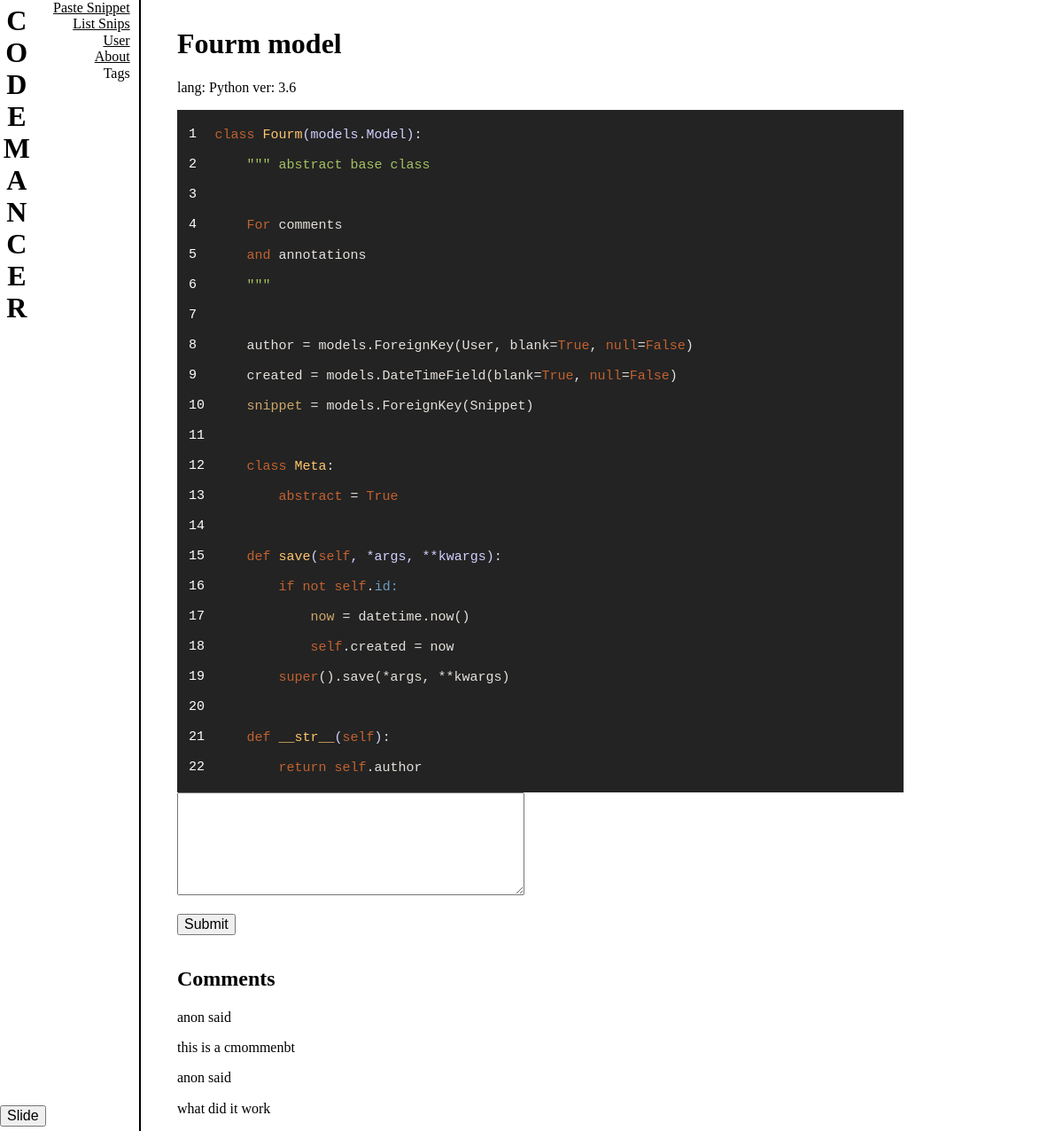
/detail/1, run on an earlier commit of the app's database.
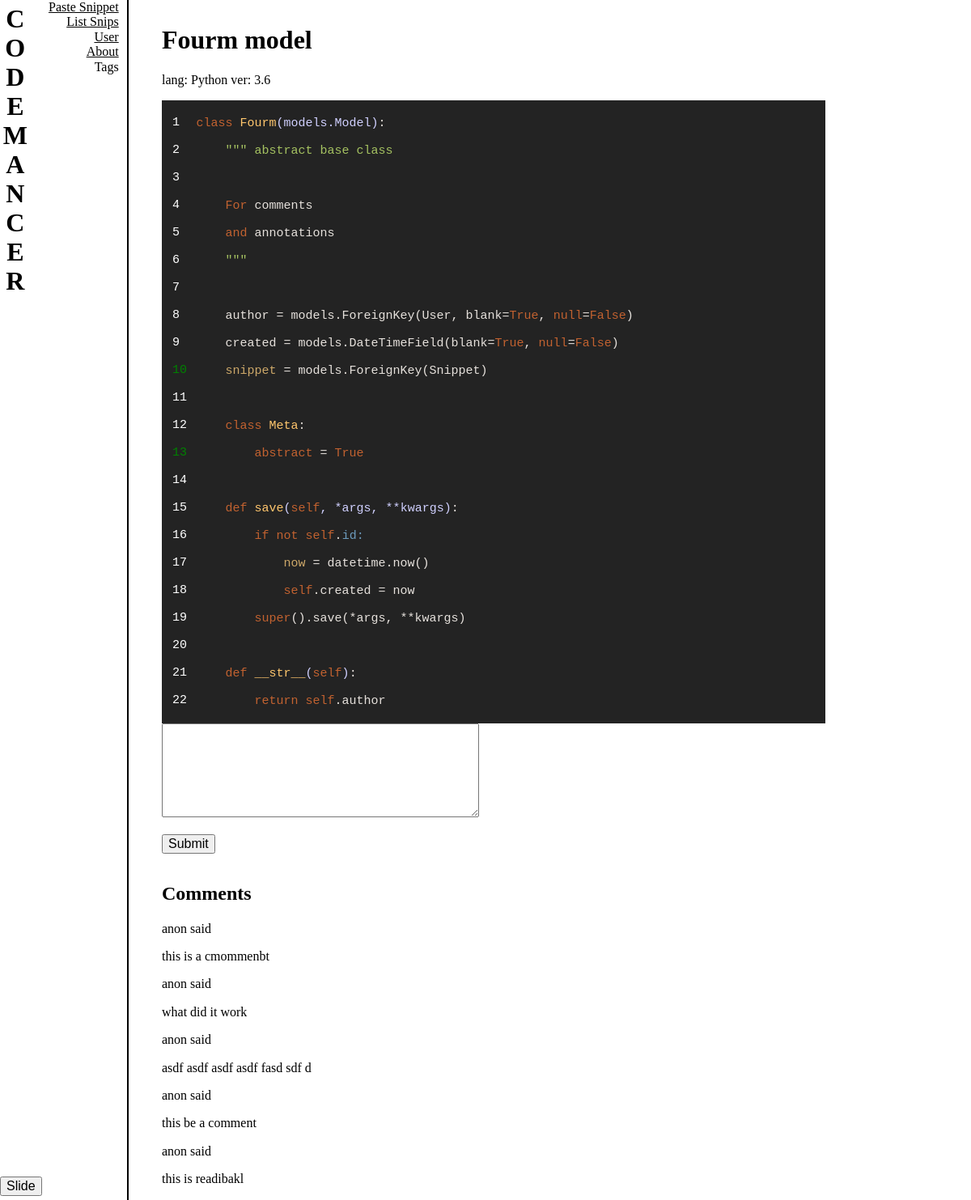
And on a later commit of the database.
### snippets/models.py (models this page shows, shortened)
class Snippet(models.Model):
    author = models.ForeignKey(User, blank=True, null=True)
    title = models.CharField(max_length=120)
    code = models.TextField()
    created = models.DateTimeField(auto_now_add=True)
    language = models.ManyToManyField(Language, related_name='snippets')

class Language(models.Model):
    name = models.CharField(max_length=120)
    version = models.CharField(max_length=20)
    base_doc_url = models.URLField()
    class Meta:
        unique_together = ['name', 'version']
    def __str__(self):
        return f'lang: {self.name} ver: {self.version}'

class Fourm(models.Model):
    author = models.ForeignKey(User, blank=True, null=True)
    created = models.DateTimeField(blank=True, null=False)
    snippet = models.ForeignKey(Snippet)
    class Meta:
        abstract = True

class Comment(Fourm):
    text = models.TextField()

### pages/views.py (the view)
# urls.py: url(r'^detail/(?P<pk>\d+)', snippet_detail, name='snippet_detail'),
def snippet_detail(request, pk):
    snippet = get_object_or_404(Snippet, id=pk)
    if request.method == 'POST':
        form = CommentForm(data=request.POST)
        if form.is_valid():
            new_comment = form.save(commit=False)
            new_comment.snippet = snippet
            new_comment.save()
    code_lines = snippet.code.split('\n')
    comments = Comment.objects.filter(snippet=snippet)
    annotations = Annotation.objects.filter(snippet=snippet)
    form = CommentForm()
    ano_form = AnnotationForm()
    context = {
            'snippet': snippet,
            'annotations': annotations,
            'code_lines': code_lines,
            'form': form,
            'ano_form': ano_form,
            'comments': comments,
    }
    return render(request, 'detail.html', context)

### snippets/forms.py
class CommentForm(forms.ModelForm):
    class Meta:
        model = Comment
        fields = ('text',)
        widgets = {
                'text': forms.Textarea(attrs={'cols': 40, 'rows': 6}),
                'placeholder': 'this is'
        }

class AnnotationForm(forms.ModelForm):
    class Meta:
        model = Annotation
        fields = ('code', 'line_begin', 'line_end')
        widgets = {'code': forms.Textarea(attrs={'placeholder': 'type shit here'})}

### pages/templates/detail.html (shortened to what this page needs)
{% extends 'base.html' %}
{% load static %}
{% block vendor %}
  <link rel="stylesheet" href="{% static 'pages/css/railscasts.css' %}">
{% endblock %}
{% block my_style %}
  <link rel="stylesheet" type="text/css" href="{% static 'pages/css/detail.css' %}">
{% endblock %}
{% block first_block %}
  <div id='page-head'>
    <h1>{{ snippet.title }} </h1><p>{% for tag in snippet.language.all %}{{ tag }}{% endfor %}</p>
  </div>
  <div class='code-snip' data-pk='{{ snippet.id }}'>
    <table>
      {% for line in code_lines %}
        <tr class='code-row' id='line-{{ forloop.counter }}'>
          <td class='line-number' data-line='{{ forloop.counter }}'>{{ forloop.counter }}</td>
          <td><pre class='code-pre'><code data-line='{{ forloop.counter }}'>{{ line }}</code></pre>
          </td>
        </tr>
      {% endfor %}
    </table>
  </div>
{% endblock %}
{% block second_block %}
  <form action='' method='POST' id='com-form'>
    <div id='comment-text'>
      {{ form.text }}
    </div>
    <p><button class='com-ano-submit'>Submit</button></p>
  </form>
  <div id='comments'>
    <h2>Comments</h2>
    {% for c in comments %}
        {% if c.author %}
          <p>{{ c.author }}
        {% else %}
          <p>anon
        {% endif %}
          said</p>
          <p>{{ c.text }}</p>
    {% endfor %}
  </div>
{% endblock %}

### pages/templates/base.html (shortened to what this page needs)
<!DOCTYPE html>
<html>
<head>
  {% load static %}
  <link rel="stylesheet" type="text/css" href="{% static 'pages/css/normalize.css' %}">
  {% block vendor %}{% endblock %}
  {% block my_style %}{% endblock %}
  <link rel="stylesheet" type="text/css" href="{% static 'pages/css/style.css' %}">
</head>
<body>
  <header>
    <h1 class='head-title'>CODEMANCER</h1>
    <nav class='header-nav'>
      <ul>
        <li><a href='http://127.0.0.1:8000/pasting/'>Paste Snippet</a></li>
        <li><a href='http://127.0.0.1:8000/list_snips/'>List Snips</a></li>
        <li><a href='#'>User</a></li>
        <li><a href='#'>About</a></li>
      </ul>
    </nav>
    <p class='tag-title'>Tags</p>
  </header>
  <section class='first-section'>
    {% block first_block %}
    {% endblock %}
    {% block second_block %}
    {% endblock %}
  </section>
  <button class='slide' data-state='out'>Slide</button>
</body>
</html>

### pages/static/pages/css/railscasts.css (style rules this page uses)
.hljs { display: block; overflow-x: auto; padding: 0.5em; background: #232323; color: #e6e1dc; }

### pages/static/pages/css/detail.css (style rules this page uses)
.first-section { grid-area: main; margin: 10px 0 0 0; display: grid; grid-template-rows: auto auto auto; grid-template-areas: 'head' 'snip' 'form' 'com' }
#page-head { grid-area: head; }
.code-snip { grid-area: snip; background-color: #232323; color: white; max-width: 800px; overflow-x: scroll; padding: 10px; }
.hljs { display: inline; }
.code-row { line-height: 0; font-size: 15px; font-family: monospace, monospace; }
#com-form { grid-area: form; }

### pages/static/pages/css/style.css (style rules this page uses)
body { display: grid; grid-template-columns: 200px auto; grid-template-rows: auto auto; grid-template-areas: "side main" "side main"; }
header { position: fixed; background-color: white; height: 100%; display: flex; flex-flow: column; border-right: 2px solid black; }
nav { display: fixed; top: 10px; justify-content: flex-start; }
.tag-title, header ul { color: black; margin: 0 10px 0 20px; list-style: none; text-align: right; }
header li a { color: black; }
.head-title { margin: 5px 0 0 0; position: fixed; writing-mode: vertical-lr; text-orientation: upright; }
.slide { position: fixed; bottom: 5px; }

What changed in the data, as far as the page shows it:
added Comment: shows "anon", text "asdf asdf asdf asdf fasd sdf d"
added Comment: shows "anon", text "this be a comment"
added Comment: shows "anon", text "this is readibakl"
